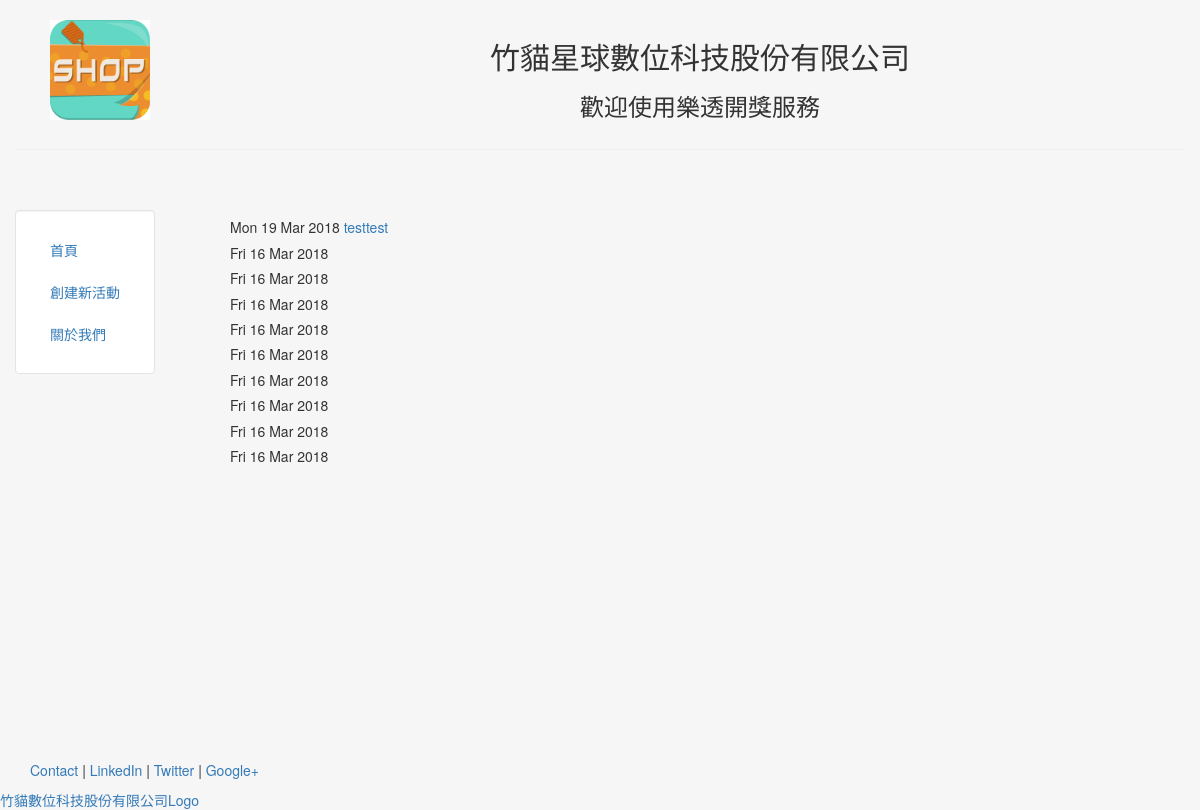
The page / on the database its author committed.
### lottoapp/models.py (models this page shows, shortened)
class Event(models.Model):
    name = models.CharField(max_length=150)
    page_id = models.CharField(max_length=150, default='')
    deadline = models.DateTimeField(default=django.utils.timezone.now, blank=True)
    result_url = models.CharField(max_length=150, default='')

### lottoapp/templates/lottoapp/event_list.html
{% extends "lottoapp/header.html" %}
{% block content %}
    {% for event in object_list %}
        <h5>{{event.deadline|date:"D d M Y"}}<a href="{{event.id}}"> {{event.name}}</a></h5>
    {% endfor %}
{% endblock %}

### lottoapp/templates/lottoapp/header.html (shortened to what this page needs)
<!DOCTYPE html>
<html lang="en">
<head>
	{% load static %}
    <link rel="stylesheet" href="https://maxcdn.bootstrapcdn.com/bootstrap/3.3.7/css/bootstrap.min.css">
    <link href = "https://cdnjs.cloudflare.com/ajax/libs/jqueryui/1.12.1/jquery-ui.css"
         rel = "stylesheet">
    <link rel="stylesheet" href="//cdnjs.cloudflare.com/ajax/libs/timepicker/1.3.5/jquery.timepicker.min.css">
    <link rel="stylesheet" type="text" href="{% static 'lottoapp/css/jquery.appendGrid-1.7.1.css'%}">
</head>
<body class="body" style="background-color:#f6f6f6">
	<div class="container-fluid" style="min-height:95%; ">
		<div class="row">
			  <div class="col-sm-2">
				  <br>
				  <center>
					<img src="{% static 'lottoapp/img/profile.jpg' %}" class="responsive-img" style="max-height:100px;" alt="face">
				  </center>
			  </div>
			  <div class="col-sm-10">
				  <br>
				  <center>
				  <h2>竹貓星球數位科技股份有限公司</h2>
                       <h3>歡迎使用樂透開獎服務</h3>
				  </center>
			  </div>
		</div><hr>
		<div class="row">
		  <div class="col-sm-2">
		  <br>
		  <br>
			<div class="well bs-sidebar affix" id="sidebar" style="background-color:#fff">
			  <ul class="nav nav-pills nav-stacked">
				<li><a href="/">首頁</a></li>
				<li><a href="/create_event/">創建新活動</a></li>
				<li><a href="/">關於我們</a></li>
			  </ul>
			</div>
		  </div>
		  <div class="col-sm-10">
			<div class="container-fluid">
			<br><br>
			   {% block content %}
			   {% endblock %}
			</div>
		  </div>
		</div>
	</div>
	<footer>
		<div class="container-fluid" style='margin-left:15px'>
			<p><a href="#" target="blank">Contact</a> | <a href="#" target="blank">LinkedIn</a> | <a href="#" target="blank">Twitter</a> | <a href="#" target="blank">Google+</a></p>
		</div>
	</footer>
</body>
</html>
{% include "lottoapp/includes/bamboocatsnippet.html" %}

### lottoapp/templates/lottoapp/includes/bamboocatsnippet.html
    {% block content %}
        <div>
            <a href="/logo">竹貓數位科技股份有限公司Logo</a>
        </div>
    {% endblock %}

### lottoapp/templates/lottoapp/header.html (style rules this page uses)
html, body { height:100% }

### rows shown on the page
Event: deadline "Mon 19 Mar 2018", name "testtest"
Event: deadline "Fri 16 Mar 2018"
Event: deadline "Fri 16 Mar 2018"
Event: deadline "Fri 16 Mar 2018"
Event: deadline "Fri 16 Mar 2018"
Event: deadline "Fri 16 Mar 2018"
Event: deadline "Fri 16 Mar 2018"
Event: deadline "Fri 16 Mar 2018"
Event: deadline "Fri 16 Mar 2018"
Event: deadline "Fri 16 Mar 2018"
